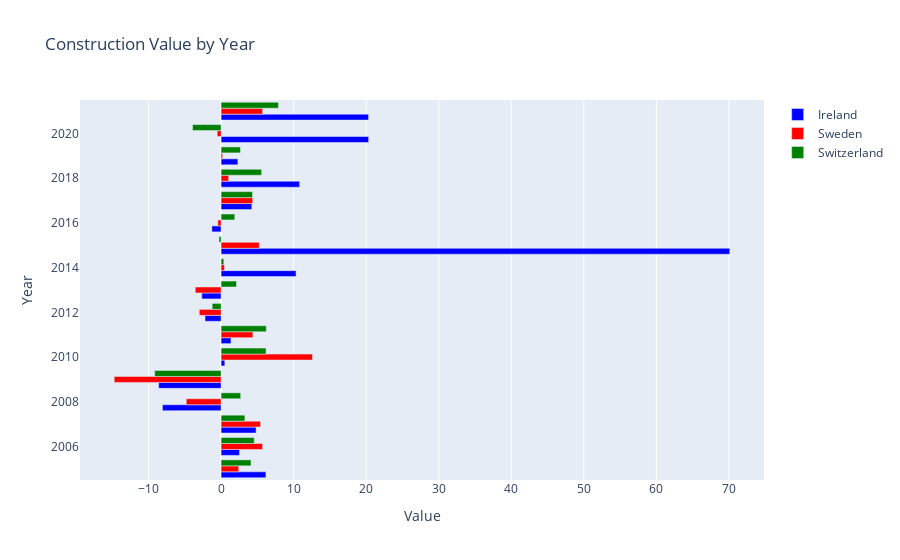

The notebook cell saved with this chart:
### Code cell
fig = go.Figure()

# Creating a bar chart to visualize construction value by year for different countries

for country in countries:
    country_data = filtered_df2[filtered_df2['Country Name'] == country]
    fig.add_trace(go.Bar(
        y=country_data['Year'],
        x=country_data['Value'],
        name=country,
        orientation='h',
        marker=dict(color=color_mapping[country])
    ))

fig.update_layout(
    title='Construction Value by Year',
    xaxis=dict(title='Value'),
    yaxis=dict(title='Year')
)

fig.show()
fig.write_html("C:/Users/farha/Downloads/BarChartByYear.html")

### Figure 1 — Plotly figure (JSON) as saved in the notebook; plotly's stock layout.template omitted (floating-point values rounded to 4 significant figures)
{"data": [{"marker": {"color": "blue"}, "name": "Ireland", "orientation": "h", "type": "bar", "x": [6.183, 2.542, 4.825, -8.079, -8.602, 0.5148, 1.364, -2.213, -2.657, 10.33, 70.12, -1.267, 4.234, 10.83, 2.315, 20.34, 20.33], "y": [2005, 2006, 2007, 2008, 2009, 2010, 2011, 2012, 2013, 2014, 2015, 2016, 2017, 2018, 2019, 2020, 2021]}, {"marker": {"color": "red"}, "name": "Sweden", "orientation": "h", "type": "bar", "x": [2.427, 5.714, 5.435, -4.798, -14.73, 12.6, 4.386, -3.001, -3.556, 0.4597, 5.262, -0.4456, 4.352, 1.04, 0.2147, -0.5274, 5.717], "y": [2005, 2006, 2007, 2008, 2009, 2010, 2011, 2012, 2013, 2014, 2015, 2016, 2017, 2018, 2019, 2020, 2021]}, {"marker": {"color": "green"}, "name": "Switzerland", "orientation": "h", "type": "bar", "x": [4.123, 4.561, 3.277, 2.702, -9.153, 6.199, 6.231, -1.23, 2.125, 0.3792, -0.2828, 1.886, 4.335, 5.584, 2.671, -3.928, 7.905], "y": [2005, 2006, 2007, 2008, 2009, 2010, 2011, 2012, 2013, 2014, 2015, 2016, 2017, 2018, 2019, 2020, 2021]}], "layout": {"title": {"text": "Construction Value by Year"}, "xaxis": {"title": {"text": "Value"}}, "yaxis": {"title": {"text": "Year"}}}}
